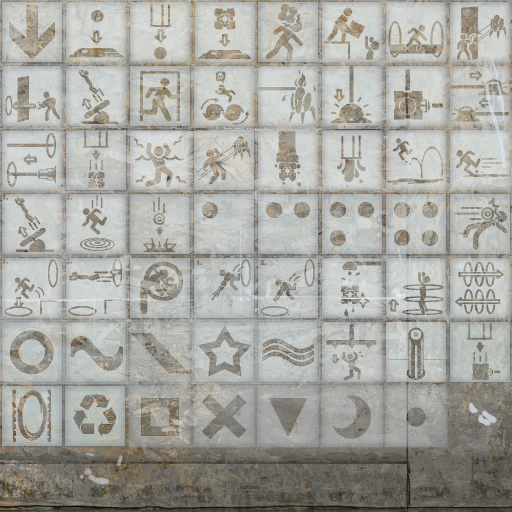
#> input picture models/editor/signage/signage_70s.png, 1024 x 1024 px, found by its file name (shown at 1/2 size)
$ python split.py
#> lines starting #> are read from the running program, lines starting #| are printed output that depends on the picture
from PIL import Image
from pathlib import Path
import itertools

img = Image.open('signage_70s.png')
#> img is the input picture: PIL image 1024x1024 RGB; mean R, G, B 167.6, 167.5, 161.6

folder = Path('F:/Git/BEE2-items/packages/signage/resources/BEE2/items/70s/BEE/signage')

num = itertools.count(1)

for x in range(0, 1024, 128):
	for y in range(0, 1024, 128):
		sheet = img.crop((x, y, x+128, y+128))
		sheet = sheet.resize((64, 64), Image.BICUBIC)
		ind = next(num)
		print(num)
		sheet.save(str(folder / f'sign_{ind}.png'))
#> this loop made 8 passes
#> pass 1, `sheet.save(str(folder / f'sign_{ind}.png'))`:
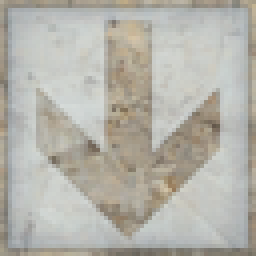
#> saved as sign_1.png: PIL image 64x64 RGB (shown 4 times larger); mean R, G, B 180, 178.3, 170.2
#> pass 1, `sheet.save(str(folder / f'sign_{ind}.png'))`:
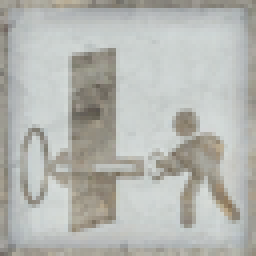
#> saved as sign_2.png: PIL image 64x64 RGB (shown 4 times larger); mean R, G, B 180.9, 182.4, 177.7
#> pass 1, `sheet.save(str(folder / f'sign_{ind}.png'))`:
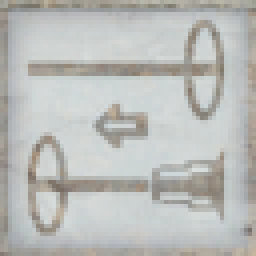
#> saved as sign_3.png: PIL image 64x64 RGB (shown 4 times larger); mean R, G, B 186.4, 188, 185.1
#> pass 1, `sheet.save(str(folder / f'sign_{ind}.png'))`:
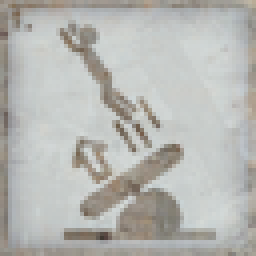
#> saved as sign_4.png: PIL image 64x64 RGB (shown 4 times larger); mean R, G, B 182.2, 182.8, 179
#> after the loop:
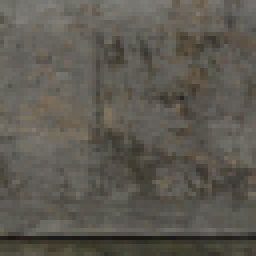
#> sheet: PIL image 64x64 RGB (shown 4 times larger); mean R, G, B 93.4, 89.7, 81.9
